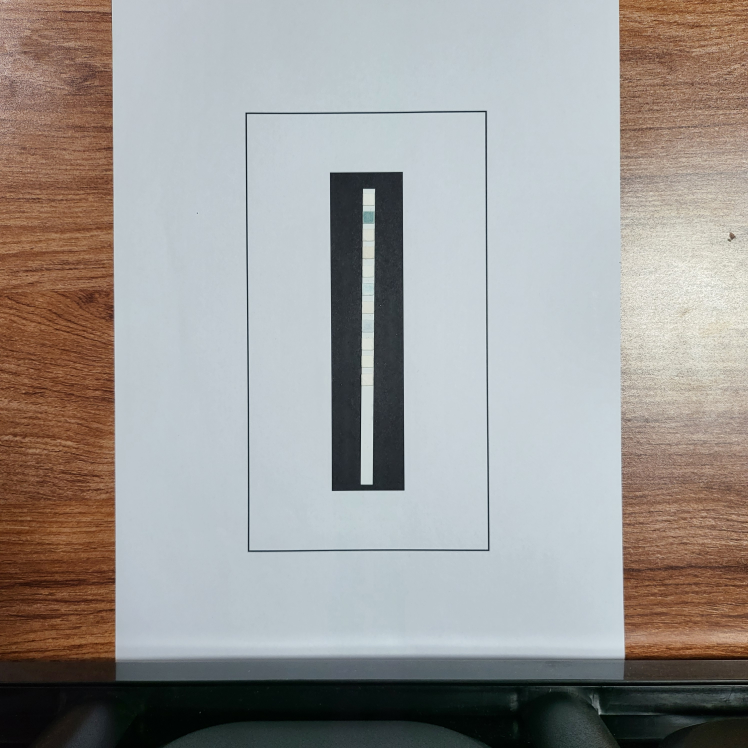
#> input picture testingImages/29_5_t1_1.jpg, 2992 x 2992 px, found by its file name (shown at 1/4 size)
$ python resizeImages.py
#> lines starting #> are read from the running program, lines starting #| are printed output that depends on the picture; long printed decimals are rounded
import cv2 as cv
import numpy as np

def resizeImgWithRatio(img, target_height):
    width = img.shape[1]
    height = img.shape[0]
    print("[resizeImgWithRatio] img width : %d, height %d" % (width, height))

    height_ratio = target_height / height
    new_width = width * height_ratio

    resized_img = cv.resize(img, (int(new_width), target_height))

    return resized_img

def resizeToSqrImgWithRatio(img, target_width, target_height):
    resultMat = np.zeros((target_width, target_height,3), np.uint8)

    width = img.shape[1]
    height = img.shape[0]
    print("[resizeToSqrImgWithRatio] img width : ", width, " / img height : ", height)
    print("ratio of width, height : %f" % (width/height))

    width_ratio = target_width / width
    height_ratio = target_height / height
    print("[resizeToSqrImgWithRatio] img width ratio : ", width_ratio, " / img height ratio : ", height_ratio)

    if width_ratio < height_ratio:
        ratio_fit_size = (int(width*width_ratio), int(height*width_ratio))
    else:
        ratio_fit_size = (int(width*height_ratio), int(height*height_ratio))

    ratio_fit_img = cv.resize(img, ratio_fit_size)
    print("resized ratio of width, height : %f" % (ratio_fit_img.shape[1] / ratio_fit_img.shape[0]))

    resultMat[int(target_height/2 - ratio_fit_size[1]/2) : int(target_height/2 + ratio_fit_size[1]/2),
    int(target_width/2 - ratio_fit_size[0]/2) : int(target_width/2 + ratio_fit_size[0]/2), :] = ratio_fit_img

    return resultMat

def cropImg(img, cropWidth, cropHeight):
    img_height, img_width = img.shape[:2]

    start_x = max(img_width // 2 - (cropWidth // 2), 0)
    start_y = max(img_height // 2 - (cropHeight // 2), 0)

    # 크롭할 영역의 끝 지점을 계산합니다.
    end_x = min(start_x + cropWidth, img_width)
    end_y = min(start_y + cropHeight, img_height)

    # 이미지를 크롭합니다.
    cropped_image = img[start_y:end_y, start_x:end_x]

    return cropped_image


path = "K:/python/traceUrine_NewAlgorithm/testingImages/"

img1_1 = cv.imread(path+"29_5_t1_1.jpg")
#> img1_1 is the input picture: shape (2992, 2992, 3); mean B, G, R 150.7, 153.6, 156.7
img3_4 = cv.imread(path+"29_5_t3_4.jpg")
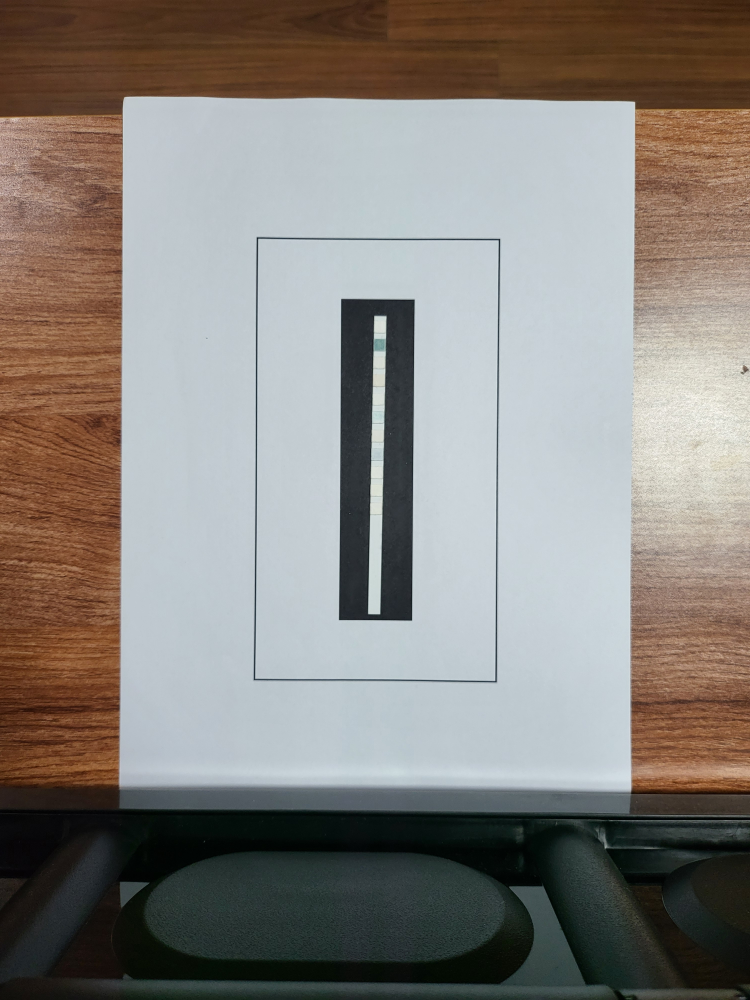
#> input picture testingImages/29_5_t3_4.jpg, 3000 x 4000 px, found by its file name (shown at 1/4 size)
#> img3_4 is the input picture: shape (4000, 3000, 3); mean B, G, R 125.3, 130.4, 135.1
img9_16 = cv.imread(path+"29_5_t9_16.jpg")
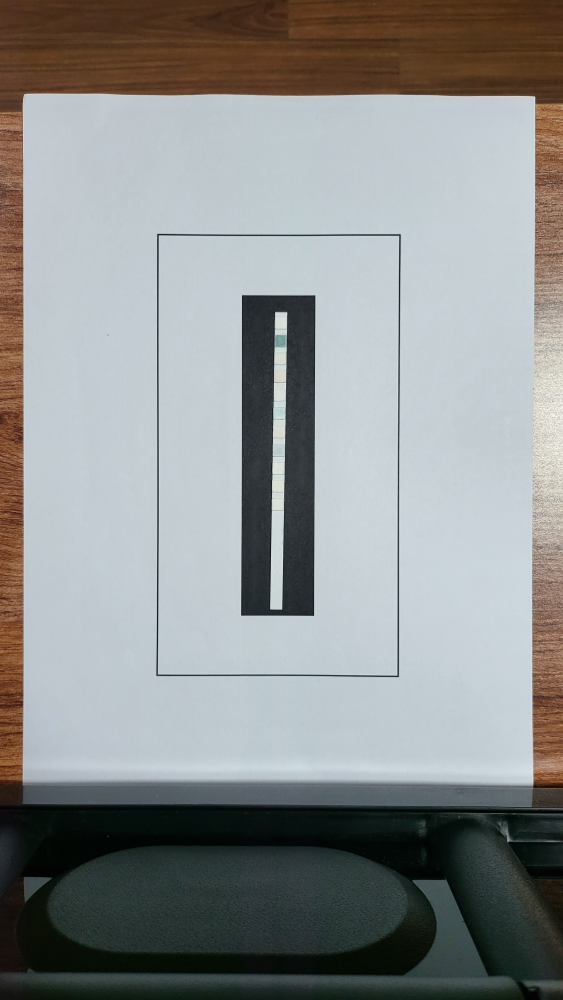
#> input picture testingImages/29_5_t9_16.jpg, 2252 x 4000 px, found by its file name (shown at 1/4 size)
#> img9_16 is the input picture: shape (4000, 2252, 3); mean B, G, R 143.1, 143.6, 140.9
img_full = cv.imread(path+"29_5_t_full.jpg")
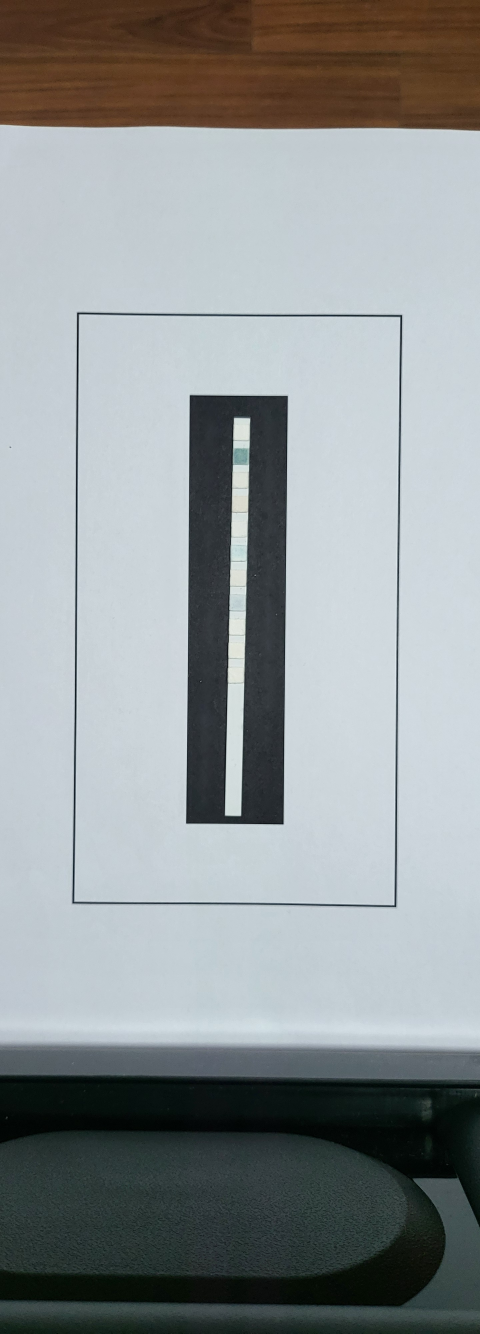
#> input picture testingImages/29_5_t_full.jpg, 1440 x 4000 px, found by its file name (shown at 1/3 size)
#> img_full is the input picture: shape (4000, 1440, 3); mean B, G, R 151.5, 150.2, 144.6

# [6 lines of commented-out code are left out]
print("target size : 2000*4000") #width < height -> ratio = 0.5
print("img1_1 size : ", img1_1.shape) #0=height, 1=width, 2=channel
#| img1_1 size :  (2992, 2992, 3)
print("img3_4 size : ", img3_4.shape)
#| img3_4 size :  (4000, 3000, 3)
print("img6_19 size : ", img9_16.shape)
#| img6_19 size :  (4000, 2252, 3)
print("img_full size : ", img_full.shape)
#| img_full size :  (4000, 1440, 3)

# [8 lines of commented-out code are left out]
resized_img1_1 = resizeImgWithRatio(img1_1, 4000)
#| [resizeImgWithRatio] img width : 2992, height 2992
resized_img3_4 = resizeImgWithRatio(img3_4, 4000)
#| [resizeImgWithRatio] img width : 3000, height 4000
resized_img9_16 = resizeImgWithRatio(img9_16, 4000)
#| [resizeImgWithRatio] img width : 2252, height 4000
resized_img_full = resizeImgWithRatio(img_full, 4000)
#| [resizeImgWithRatio] img width : 1440, height 4000

# fit ratio with resize images
resized_sqr_img1_1 = resizeToSqrImgWithRatio(resized_img1_1, 2000, 2000)
#| [resizeToSqrImgWithRatio] img width :  4000  / img height :  4000
#| ratio of width, height : 1.000
#| [resizeToSqrImgWithRatio] img width ratio :  0.5  / img height ratio :  0.5
#| resized ratio of width, height : 1.000
resized_sqr_img3_4 = resizeToSqrImgWithRatio(resized_img3_4, 2000, 2000)
#> call 2 of resizeToSqrImgWithRatio, with target_width = 2000, target_height = 2000
#| [resizeToSqrImgWithRatio] img width :  3000  / img height :  4000
#| ratio of width, height : 0.75
#| [resizeToSqrImgWithRatio] img width ratio :  0.6667  / img height ratio :  0.5
#| resized ratio of width, height : 0.75
#> in resizeToSqrImgWithRatio (call 2), `resultMat[int(target_height/2 - ratio_fit_size[1]/2) : int(target_heig..`:
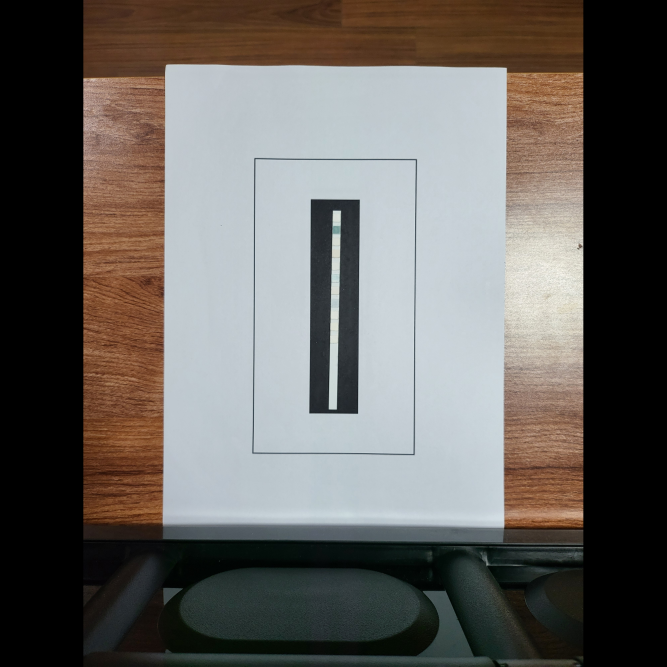
#> resultMat: shape (2000, 2000, 3) (shown at 1/3 size); mean B, G, R 94.1, 97.9, 101.4
resized_sqr_img9_16 = resizeToSqrImgWithRatio(resized_img9_16, 2000, 2000)
#> call 3 of resizeToSqrImgWithRatio, with target_width = 2000, target_height = 2000
#| [resizeToSqrImgWithRatio] img width :  2252  / img height :  4000
#| ratio of width, height : 0.563
#| [resizeToSqrImgWithRatio] img width ratio :  0.8881  / img height ratio :  0.5
#| resized ratio of width, height : 0.563
#> in resizeToSqrImgWithRatio (call 3), `resultMat[int(target_height/2 - ratio_fit_size[1]/2) : int(target_heig..`:
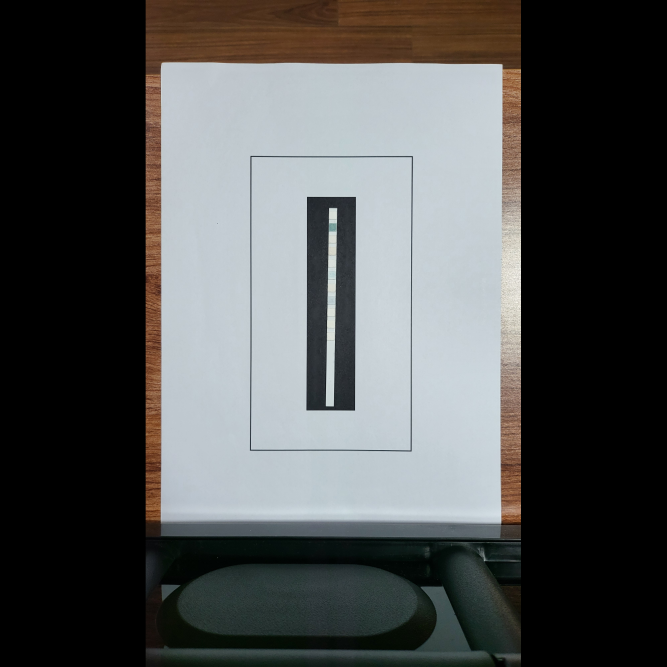
#> resultMat: shape (2000, 2000, 3) (shown at 1/3 size); mean B, G, R 80.6, 80.9, 79.4
resized_sqr_img_full = resizeToSqrImgWithRatio(resized_img_full, 2000, 2000)
#> call 4 of resizeToSqrImgWithRatio, with target_width = 2000, target_height = 2000
#| [resizeToSqrImgWithRatio] img width :  1440  / img height :  4000
#| ratio of width, height : 0.36
#| [resizeToSqrImgWithRatio] img width ratio :  1.389  / img height ratio :  0.5
#| resized ratio of width, height : 0.36
#> in resizeToSqrImgWithRatio (call 4), `resultMat[int(target_height/2 - ratio_fit_size[1]/2) : int(target_heig..`:
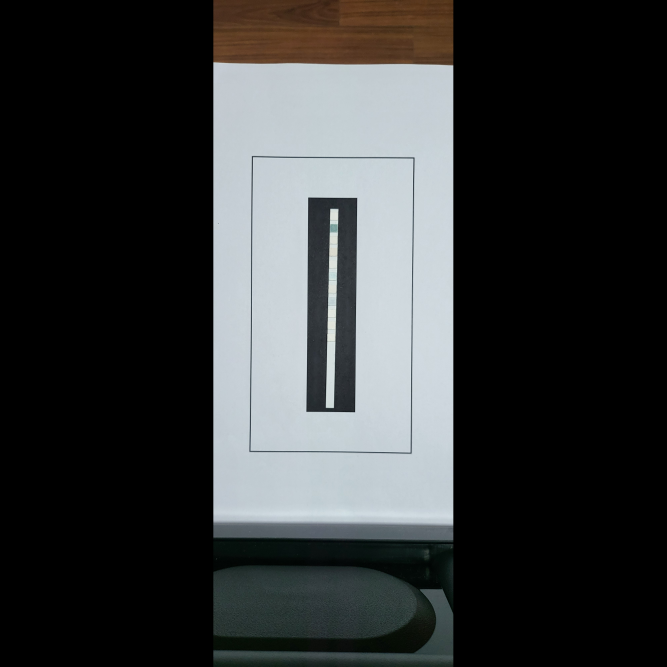
#> resultMat: shape (2000, 2000, 3) (shown at 1/3 size); mean B, G, R 54.6, 54.1, 52.1

# [17 lines of commented-out code are left out]

cv.imwrite(path+"resized_1_1.jpg", resized_sqr_img1_1)
cv.imwrite(path+"resized_3_4.jpg", resized_sqr_img3_4)
cv.imwrite(path+"resized_9_16.jpg", resized_sqr_img9_16)
cv.imwrite(path+"resized_full.jpg", resized_sqr_img_full)
